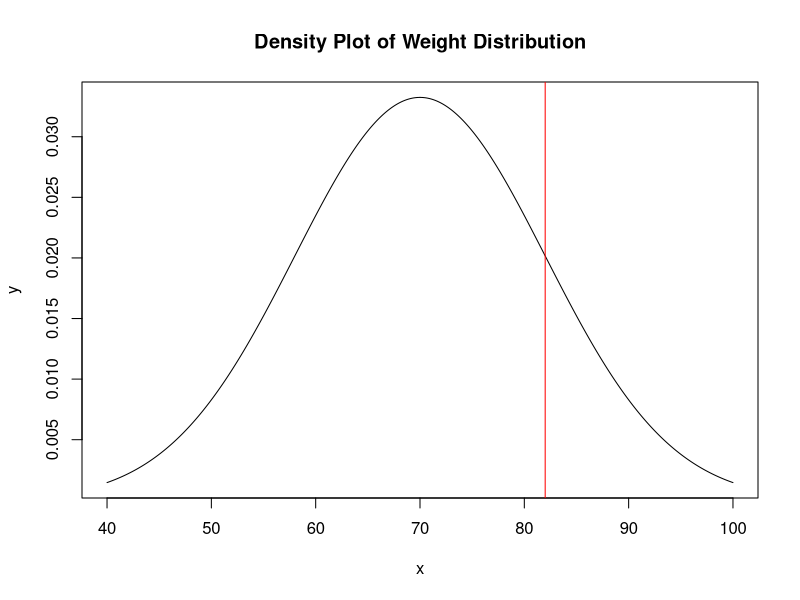
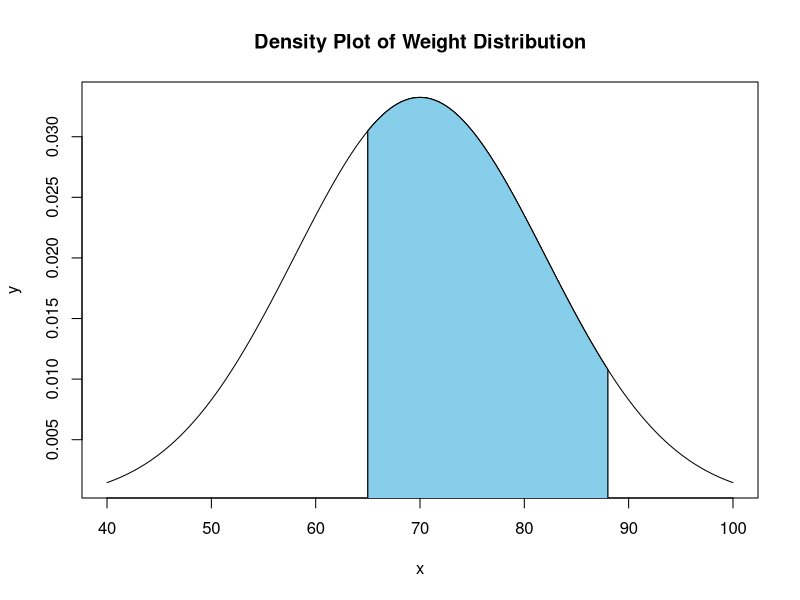
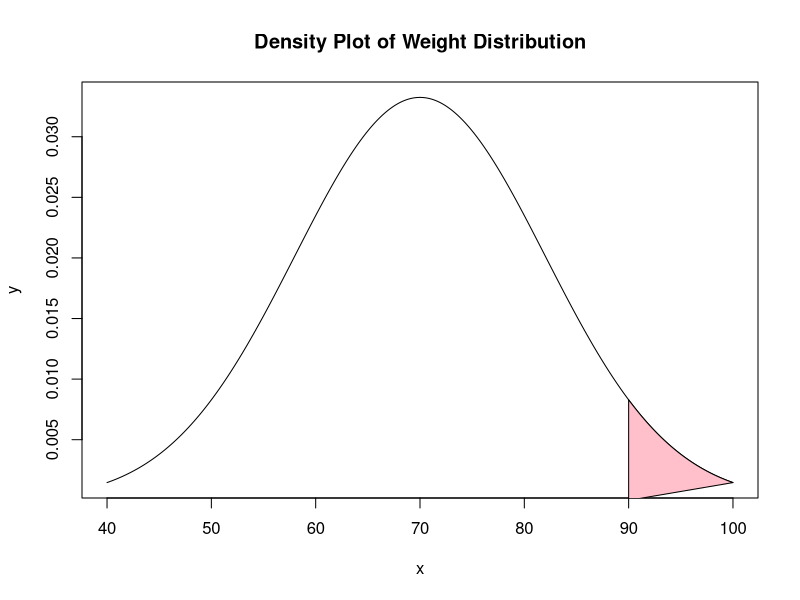
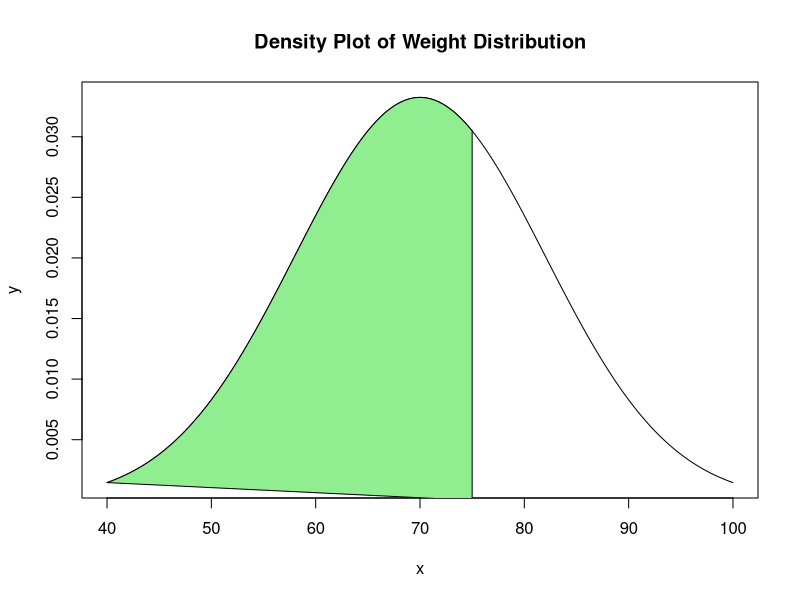

Reproduce these figures in R, in order.
mean_weight <- 70
sd_weight <- 12
weight_82 <- dnorm(82, mean = mean_weight, sd = sd_weight) * 600
round(weight_82)

x <- seq(40, 100, length.out = 1000)
y <- dnorm(x, mean = mean_weight, sd = sd_weight)
plot(x, y, type = "l", main = "Density Plot of Weight Distribution")
abline(v = 82, col = "red")

between_65_88 <- diff(
  pnorm(c(65, 88),
    mean = mean_weight,
    sd = sd_weight
  )
) * 600
print(round(between_65_88))
plot(x, y, type = "l", main = "Density Plot of Weight Distribution")

polygon(
  c(65, seq(65, 88, length.out = 100), 88),
  c(0, dnorm(seq(65, 88, length.out = 100),
    mean = mean_weight, sd = sd_weight
  ), 0),
  col = "skyblue"
)

polygon(c(65, seq(65, 88, length.out = 100), 88),
  c(0, dnorm(seq(65, 88, length.out = 100),
    mean = mean_weight, sd = sd_weight
  ), 0),
  col = "skyblue"
)

greater_than_90 <- (1 - pnorm(90, mean = mean_weight, sd = sd_weight)) * 600
print(round(greater_than_90))

plot(x, y, type = "l", main = "Density Plot of Weight Distribution")

polygon(
  c(90, seq(90, 100, length.out = 100)),
  c(0, dnorm(seq(90, 100, length.out = 100),
    mean = mean_weight, sd = sd_weight
  )),
  col = "pink"
)
less_than_75 <- pnorm(75, mean = mean_weight, sd = sd_weight) * 600
print(round(less_than_75))

plot(x, y, type = "l", main = "Density Plot of Weight Distribution")

polygon(
  c(seq(40, 75, length.out = 100), 75),
  c(dnorm(seq(40, 75, length.out = 100),
    mean = mean_weight, sd = sd_weight
  ), 0),
  col = "lightgreen"
)
